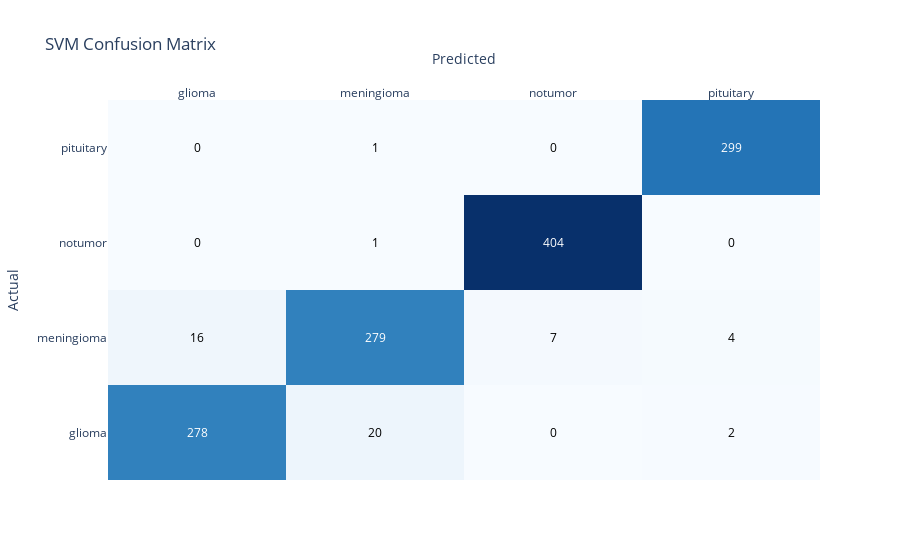
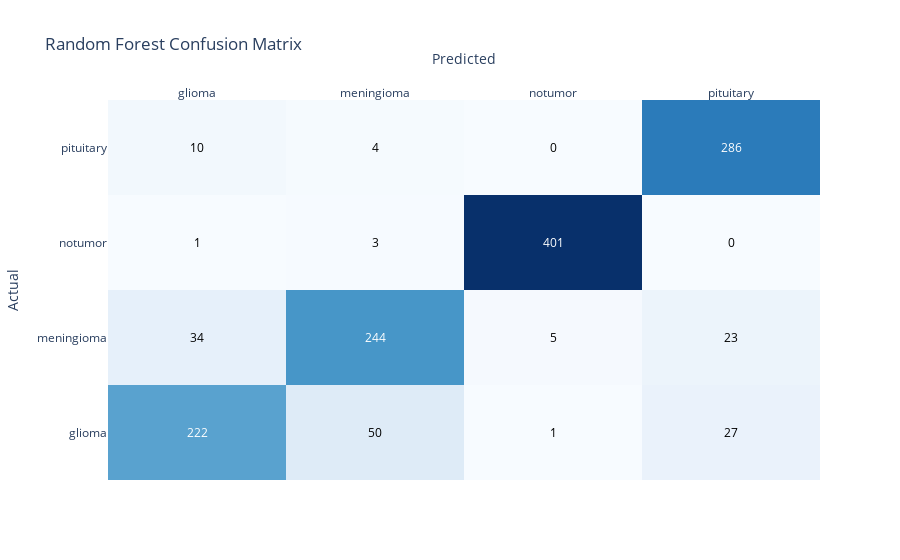

The notebook cell saved with these charts, in order:
### Code cell
from sklearn.metrics import confusion_matrix
import plotly.figure_factory as ff

# Function to plot confusion matrices using Plotly
def plot_confusion_matrix(y_true, y_pred, title):
    cm = confusion_matrix(y_true, y_pred)
    cm_text = [[str(cell) for cell in row] for row in cm]

    fig = ff.create_annotated_heatmap(
        z=cm,
        x=CLASSES,
        y=CLASSES,
        annotation_text=cm_text,
        colorscale="Blues",
    )
    fig.update_layout(
        title=title,
        xaxis_title="Predicted",
        yaxis_title="Actual",
        xaxis=dict(tickmode="array", tickvals=list(range(len(CLASSES))), ticktext=CLASSES),
        yaxis=dict(tickmode="array", tickvals=list(range(len(CLASSES))), ticktext=CLASSES),
    )
    fig.show()

# Plot confusion matrices
plot_confusion_matrix(y_test, y_test_pred_svm, "SVM Confusion Matrix")
plot_confusion_matrix(y_test, y_test_pred_rf, "Random Forest Confusion Matrix")

### Figure 1 — Plotly figure (JSON) as saved in the notebook; plotly's stock layout.template omitted (floating-point values rounded to 4 significant figures)
{"data": [{"colorscale": [[0, "rgb(247,251,255)"], [0.125, "rgb(222,235,247)"], [0.25, "rgb(198,219,239)"], [0.375, "rgb(158,202,225)"], [0.5, "rgb(107,174,214)"], [0.625, "rgb(66,146,198)"], [0.75, "rgb(33,113,181)"], [0.875, "rgb(8,81,156)"], [1, "rgb(8,48,107)"]], "reversescale": false, "showscale": false, "type": "heatmap", "x": ["glioma", "meningioma", "notumor", "pituitary"], "y": ["glioma", "meningioma", "notumor", "pituitary"], "z": [[278, 20, 0, 2], [16, 279, 7, 4], [0, 1, 404, 0], [0, 1, 0, 299]]}], "layout": {"annotations": [{"font": {"color": "#FFFFFF"}, "showarrow": false, "text": "278", "x": "glioma", "xref": "x", "y": "glioma", "yref": "y"}, {"font": {"color": "#000000"}, "showarrow": false, "text": "20", "x": "meningioma", "xref": "x", "y": "glioma", "yref": "y"}, {"font": {"color": "#000000"}, "showarrow": false, "text": "0", "x": "notumor", "xref": "x", "y": "glioma", "yref": "y"}, {"font": {"color": "#000000"}, "showarrow": false, "text": "2", "x": "pituitary", "xref": "x", "y": "glioma", "yref": "y"}, {"font": {"color": "#000000"}, "showarrow": false, "text": "16", "x": "glioma", "xref": "x", "y": "meningioma", "yref": "y"}, {"font": {"color": "#FFFFFF"}, "showarrow": false, "text": "279", "x": "meningioma", "xref": "x", "y": "meningioma", "yref": "y"}, {"font": {"color": "#000000"}, "showarrow": false, "text": "7", "x": "notumor", "xref": "x", "y": "meningioma", "yref": "y"}, {"font": {"color": "#000000"}, "showarrow": false, "text": "4", "x": "pituitary", "xref": "x", "y": "meningioma", "yref": "y"}, {"font": {"color": "#000000"}, "showarrow": false, "text": "0", "x": "glioma", "xref": "x", "y": "notumor", "yref": "y"}, {"font": {"color": "#000000"}, "showarrow": false, "text": "1", "x": "meningioma", "xref": "x", "y": "notumor", "yref": "y"}, {"font": {"color": "#FFFFFF"}, "showarrow": false, "text": "404", "x": "notumor", "xref": "x", "y": "notumor", "yref": "y"}, {"font": {"color": "#000000"}, "showarrow": false, "text": "0", "x": "pituitary", "xref": "x", "y": "notumor", "yref": "y"}, {"font": {"color": "#000000"}, "showarrow": false, "text": "0", "x": "glioma", "xref": "x", "y": "pituitary", "yref": "y"}, {"font": {"color": "#000000"}, "showarrow": false, "text": "1", "x": "meningioma", "xref": "x", "y": "pituitary", "yref": "y"}, {"font": {"color": "#000000"}, "showarrow": false, "text": "0", "x": "notumor", "xref": "x", "y": "pituitary", "yref": "y"}, {"font": {"color": "#FFFFFF"}, "showarrow": false, "text": "299", "x": "pituitary", "xref": "x", "y": "pituitary", "yref": "y"}], "title": {"text": "SVM Confusion Matrix"}, "xaxis": {"dtick": 1, "gridcolor": "rgb(0, 0, 0)", "side": "top", "tickmode": "array", "ticks": "", "ticktext": ["glioma", "meningioma", "notumor", "pituitary"], "tickvals": [0, 1, 2, 3], "title": {"text": "Predicted"}}, "yaxis": {"dtick": 1, "tickmode": "array", "ticks": "", "ticksuffix": "  ", "ticktext": ["glioma", "meningioma", "notumor", "pituitary"], "tickvals": [0, 1, 2, 3], "title": {"text": "Actual"}}}}

### Figure 2 — Plotly figure (JSON) as saved in the notebook; plotly's stock layout.template omitted (floating-point values rounded to 4 significant figures)
{"data": [{"colorscale": [[0, "rgb(247,251,255)"], [0.125, "rgb(222,235,247)"], [0.25, "rgb(198,219,239)"], [0.375, "rgb(158,202,225)"], [0.5, "rgb(107,174,214)"], [0.625, "rgb(66,146,198)"], [0.75, "rgb(33,113,181)"], [0.875, "rgb(8,81,156)"], [1, "rgb(8,48,107)"]], "reversescale": false, "showscale": false, "type": "heatmap", "x": ["glioma", "meningioma", "notumor", "pituitary"], "y": ["glioma", "meningioma", "notumor", "pituitary"], "z": [[222, 50, 1, 27], [34, 244, 5, 23], [1, 3, 401, 0], [10, 4, 0, 286]]}], "layout": {"annotations": [{"font": {"color": "#FFFFFF"}, "showarrow": false, "text": "222", "x": "glioma", "xref": "x", "y": "glioma", "yref": "y"}, {"font": {"color": "#000000"}, "showarrow": false, "text": "50", "x": "meningioma", "xref": "x", "y": "glioma", "yref": "y"}, {"font": {"color": "#000000"}, "showarrow": false, "text": "1", "x": "notumor", "xref": "x", "y": "glioma", "yref": "y"}, {"font": {"color": "#000000"}, "showarrow": false, "text": "27", "x": "pituitary", "xref": "x", "y": "glioma", "yref": "y"}, {"font": {"color": "#000000"}, "showarrow": false, "text": "34", "x": "glioma", "xref": "x", "y": "meningioma", "yref": "y"}, {"font": {"color": "#FFFFFF"}, "showarrow": false, "text": "244", "x": "meningioma", "xref": "x", "y": "meningioma", "yref": "y"}, {"font": {"color": "#000000"}, "showarrow": false, "text": "5", "x": "notumor", "xref": "x", "y": "meningioma", "yref": "y"}, {"font": {"color": "#000000"}, "showarrow": false, "text": "23", "x": "pituitary", "xref": "x", "y": "meningioma", "yref": "y"}, {"font": {"color": "#000000"}, "showarrow": false, "text": "1", "x": "glioma", "xref": "x", "y": "notumor", "yref": "y"}, {"font": {"color": "#000000"}, "showarrow": false, "text": "3", "x": "meningioma", "xref": "x", "y": "notumor", "yref": "y"}, {"font": {"color": "#FFFFFF"}, "showarrow": false, "text": "401", "x": "notumor", "xref": "x", "y": "notumor", "yref": "y"}, {"font": {"color": "#000000"}, "showarrow": false, "text": "0", "x": "pituitary", "xref": "x", "y": "notumor", "yref": "y"}, {"font": {"color": "#000000"}, "showarrow": false, "text": "10", "x": "glioma", "xref": "x", "y": "pituitary", "yref": "y"}, {"font": {"color": "#000000"}, "showarrow": false, "text": "4", "x": "meningioma", "xref": "x", "y": "pituitary", "yref": "y"}, {"font": {"color": "#000000"}, "showarrow": false, "text": "0", "x": "notumor", "xref": "x", "y": "pituitary", "yref": "y"}, {"font": {"color": "#FFFFFF"}, "showarrow": false, "text": "286", "x": "pituitary", "xref": "x", "y": "pituitary", "yref": "y"}], "title": {"text": "Random Forest Confusion Matrix"}, "xaxis": {"dtick": 1, "gridcolor": "rgb(0, 0, 0)", "side": "top", "tickmode": "array", "ticks": "", "ticktext": ["glioma", "meningioma", "notumor", "pituitary"], "tickvals": [0, 1, 2, 3], "title": {"text": "Predicted"}}, "yaxis": {"dtick": 1, "tickmode": "array", "ticks": "", "ticksuffix": "  ", "ticktext": ["glioma", "meningioma", "notumor", "pituitary"], "tickvals": [0, 1, 2, 3], "title": {"text": "Actual"}}}}
